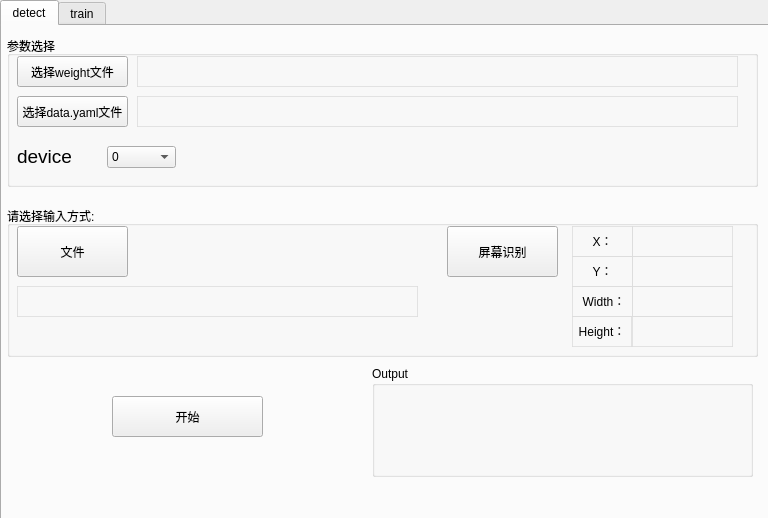
<?xml version="1.0" encoding="UTF-8"?>
<ui version="4.0">
 <class>MainWindow</class>
 <widget class="QMainWindow" name="MainWindow">
  <property name="geometry">
   <rect>
    <x>0</x>
    <y>0</y>
    <width>768</width>
    <height>518</height>
   </rect>
  </property>
  <property name="windowTitle">
   <string>MainWindow</string>
  </property>
  <property name="styleSheet">
   <string notr="true"/>
  </property>
  <widget class="QWidget" name="centralwidget">
   <widget class="QTabWidget" name="tabWidget">
    <property name="geometry">
     <rect>
      <x>0</x>
      <y>0</y>
      <width>771</width>
      <height>521</height>
     </rect>
    </property>
    <property name="currentIndex">
     <number>0</number>
    </property>
    <widget class="QWidget" name="tab">
     <attribute name="title">
      <string>detect</string>
     </attribute>
     <widget class="QGroupBox" name="groupBox_2">
      <property name="geometry">
       <rect>
        <x>5</x>
        <y>180</y>
        <width>751</width>
        <height>151</height>
       </rect>
      </property>
      <property name="title">
       <string>请选择输入方式:</string>
      </property>
      <widget class="QPushButton" name="pushButton">
       <property name="geometry">
        <rect>
         <x>10</x>
         <y>20</y>
         <width>111</width>
         <height>51</height>
        </rect>
       </property>
       <property name="text">
        <string>文件</string>
       </property>
       <property name="iconSize">
        <size>
         <width>16</width>
         <height>16</height>
        </size>
       </property>
      </widget>
      <widget class="QPushButton" name="pushButton_2">
       <property name="geometry">
        <rect>
         <x>440</x>
         <y>20</y>
         <width>111</width>
         <height>51</height>
        </rect>
       </property>
       <property name="text">
        <string>屏幕识别</string>
       </property>
      </widget>
      <widget class="QLabel" name="label_8">
       <property name="geometry">
        <rect>
         <x>565</x>
         <y>110</y>
         <width>60</width>
         <height>31</height>
        </rect>
       </property>
       <property name="styleSheet">
        <string notr="true">border:1px solid rgba(220, 220, 220, 0.8)</string>
       </property>
       <property name="text">
        <string>&lt;html&gt;&lt;head/&gt;&lt;body&gt;&lt;p&gt;Height：&lt;/p&gt;&lt;/body&gt;&lt;/html&gt;</string>
       </property>
       <property name="alignment">
        <set>Qt::AlignCenter</set>
       </property>
      </widget>
      <widget class="QLabel" name="label_6">
       <property name="geometry">
        <rect>
         <x>565</x>
         <y>50</y>
         <width>61</width>
         <height>31</height>
        </rect>
       </property>
       <property name="styleSheet">
        <string notr="true">border:1px solid rgba(220, 220, 220, 0.8)</string>
       </property>
       <property name="text">
        <string>&lt;html&gt;&lt;head/&gt;&lt;body&gt;&lt;p&gt;Y：&lt;/p&gt;&lt;/body&gt;&lt;/html&gt;</string>
       </property>
       <property name="alignment">
        <set>Qt::AlignCenter</set>
       </property>
      </widget>
      <widget class="QLabel" name="label_7">
       <property name="geometry">
        <rect>
         <x>565</x>
         <y>80</y>
         <width>61</width>
         <height>31</height>
        </rect>
       </property>
       <property name="styleSheet">
        <string notr="true">border:1px solid rgba(220, 220, 220, 0.8)</string>
       </property>
       <property name="text">
        <string>&lt;html&gt;&lt;head/&gt;&lt;body&gt;&lt;p align=&quot;center&quot;&gt;Width：&lt;/p&gt;&lt;/body&gt;&lt;/html&gt;</string>
       </property>
      </widget>
      <widget class="QLabel" name="label_5">
       <property name="geometry">
        <rect>
         <x>565</x>
         <y>20</y>
         <width>61</width>
         <height>31</height>
        </rect>
       </property>
       <property name="styleSheet">
        <string notr="true">border:1px solid rgba(220, 220, 220, 0.8)</string>
       </property>
       <property name="text">
        <string>&lt;html&gt;&lt;head/&gt;&lt;body&gt;&lt;p&gt;X：&lt;/p&gt;&lt;/body&gt;&lt;/html&gt;</string>
       </property>
       <property name="alignment">
        <set>Qt::AlignCenter</set>
       </property>
      </widget>
      <widget class="QLabel" name="lf">
       <property name="geometry">
        <rect>
         <x>10</x>
         <y>80</y>
         <width>401</width>
         <height>31</height>
        </rect>
       </property>
       <property name="styleSheet">
        <string notr="true">border:1px solid rgba(220, 220, 220, 0.8)</string>
       </property>
       <property name="text">
        <string>&lt;html&gt;&lt;head/&gt;&lt;body&gt;&lt;p&gt;&lt;br/&gt;&lt;/p&gt;&lt;/body&gt;&lt;/html&gt;</string>
       </property>
      </widget>
     </widget>
     <widget class="QLabel" name="ly">
      <property name="geometry">
       <rect>
        <x>630</x>
        <y>230</y>
        <width>101</width>
        <height>31</height>
       </rect>
      </property>
      <property name="styleSheet">
       <string notr="true">border:1px solid rgba(220, 220, 220, 0.8)</string>
      </property>
      <property name="text">
       <string>&lt;html&gt;&lt;head/&gt;&lt;body&gt;&lt;p&gt;&lt;br/&gt;&lt;/p&gt;&lt;/body&gt;&lt;/html&gt;</string>
      </property>
      <property name="alignment">
       <set>Qt::AlignCenter</set>
      </property>
     </widget>
     <widget class="QGroupBox" name="groupBox">
      <property name="geometry">
       <rect>
        <x>5</x>
        <y>10</y>
        <width>751</width>
        <height>151</height>
       </rect>
      </property>
      <property name="title">
       <string>参数选择</string>
      </property>
      <widget class="QLabel" name="ld">
       <property name="geometry">
        <rect>
         <x>130</x>
         <y>60</y>
         <width>601</width>
         <height>31</height>
        </rect>
       </property>
       <property name="styleSheet">
        <string notr="true">border:1px solid rgba(220, 220, 220, 0.8)</string>
       </property>
       <property name="text">
        <string>&lt;html&gt;&lt;head/&gt;&lt;body&gt;&lt;p&gt;&lt;br/&gt;&lt;/p&gt;&lt;/body&gt;&lt;/html&gt;</string>
       </property>
      </widget>
      <widget class="QPushButton" name="pushButton_4">
       <property name="geometry">
        <rect>
         <x>10</x>
         <y>60</y>
         <width>111</width>
         <height>31</height>
        </rect>
       </property>
       <property name="text">
        <string>选择data.yaml文件</string>
       </property>
       <property name="iconSize">
        <size>
         <width>16</width>
         <height>16</height>
        </size>
       </property>
      </widget>
      <widget class="QPushButton" name="pushButton_3">
       <property name="geometry">
        <rect>
         <x>10</x>
         <y>20</y>
         <width>111</width>
         <height>31</height>
        </rect>
       </property>
       <property name="styleSheet">
        <string notr="true"/>
       </property>
       <property name="text">
        <string>选择weight文件</string>
       </property>
       <property name="iconSize">
        <size>
         <width>16</width>
         <height>16</height>
        </size>
       </property>
      </widget>
      <widget class="QLabel" name="lwe">
       <property name="geometry">
        <rect>
         <x>130</x>
         <y>20</y>
         <width>601</width>
         <height>31</height>
        </rect>
       </property>
       <property name="styleSheet">
        <string notr="true">border:1px solid rgba(220, 220, 220, 0.8)</string>
       </property>
       <property name="text">
        <string>&lt;html&gt;&lt;head/&gt;&lt;body&gt;&lt;p&gt;&lt;br/&gt;&lt;/p&gt;&lt;/body&gt;&lt;/html&gt;</string>
       </property>
      </widget>
      <widget class="QComboBox" name="cd">
       <property name="geometry">
        <rect>
         <x>100</x>
         <y>110</y>
         <width>69</width>
         <height>22</height>
        </rect>
       </property>
       <property name="styleSheet">
        <string notr="true"/>
       </property>
       <item>
        <property name="text">
         <string>0</string>
        </property>
       </item>
       <item>
        <property name="text">
         <string>cpu</string>
        </property>
       </item>
      </widget>
      <widget class="QLabel" name="label_4">
       <property name="geometry">
        <rect>
         <x>10</x>
         <y>100</y>
         <width>81</width>
         <height>41</height>
        </rect>
       </property>
       <property name="text">
        <string>&lt;html&gt;&lt;head/&gt;&lt;body&gt;&lt;p&gt;&lt;span style=&quot; font-size:14pt;&quot;&gt;device&lt;/span&gt;&lt;/p&gt;&lt;/body&gt;&lt;/html&gt;</string>
       </property>
      </widget>
     </widget>
     <widget class="QLabel" name="lx">
      <property name="geometry">
       <rect>
        <x>630</x>
        <y>200</y>
        <width>101</width>
        <height>31</height>
       </rect>
      </property>
      <property name="styleSheet">
       <string notr="true">border:1px solid rgba(220, 220, 220, 0.8)</string>
      </property>
      <property name="text">
       <string>&lt;html&gt;&lt;head/&gt;&lt;body&gt;&lt;p&gt;&lt;br/&gt;&lt;/p&gt;&lt;/body&gt;&lt;/html&gt;</string>
      </property>
      <property name="alignment">
       <set>Qt::AlignCenter</set>
      </property>
     </widget>
     <widget class="QPushButton" name="pushButton_5">
      <property name="geometry">
       <rect>
        <x>110</x>
        <y>370</y>
        <width>151</width>
        <height>41</height>
       </rect>
      </property>
      <property name="text">
       <string>开始</string>
      </property>
      <property name="iconSize">
       <size>
        <width>16</width>
        <height>16</height>
       </size>
      </property>
     </widget>
     <widget class="QLabel" name="lh">
      <property name="geometry">
       <rect>
        <x>630</x>
        <y>290</y>
        <width>101</width>
        <height>31</height>
       </rect>
      </property>
      <property name="styleSheet">
       <string notr="true">border:1px solid rgba(220, 220, 220, 0.8)</string>
      </property>
      <property name="text">
       <string>&lt;html&gt;&lt;head/&gt;&lt;body&gt;&lt;p&gt;&lt;br/&gt;&lt;/p&gt;&lt;/body&gt;&lt;/html&gt;</string>
      </property>
      <property name="alignment">
       <set>Qt::AlignCenter</set>
      </property>
     </widget>
     <widget class="QLabel" name="lwi">
      <property name="geometry">
       <rect>
        <x>630</x>
        <y>260</y>
        <width>101</width>
        <height>31</height>
       </rect>
      </property>
      <property name="styleSheet">
       <string notr="true">border:1px solid rgba(220, 220, 220, 0.8)</string>
      </property>
      <property name="text">
       <string>&lt;html&gt;&lt;head/&gt;&lt;body&gt;&lt;p&gt;&lt;br/&gt;&lt;/p&gt;&lt;/body&gt;&lt;/html&gt;</string>
      </property>
      <property name="alignment">
       <set>Qt::AlignCenter</set>
      </property>
     </widget>
     <widget class="QGroupBox" name="groupBox_3">
      <property name="geometry">
       <rect>
        <x>370</x>
        <y>340</y>
        <width>381</width>
        <height>111</height>
       </rect>
      </property>
      <property name="title">
       <string>Output</string>
      </property>
      <widget class="QTextBrowser" name="textBrowser">
       <property name="geometry">
        <rect>
         <x>10</x>
         <y>20</y>
         <width>361</width>
         <height>81</height>
        </rect>
       </property>
       <property name="styleSheet">
        <string notr="true">background:rgba(0,0,0,0);
border:0px;</string>
       </property>
      </widget>
     </widget>
     <zorder>groupBox_3</zorder>
     <zorder>groupBox_2</zorder>
     <zorder>ly</zorder>
     <zorder>groupBox</zorder>
     <zorder>lx</zorder>
     <zorder>pushButton_5</zorder>
     <zorder>lh</zorder>
     <zorder>lwi</zorder>
    </widget>
    <widget class="QWidget" name="tab_2">
     <attribute name="title">
      <string>train</string>
     </attribute>
     <widget class="QGroupBox" name="groupBox_4">
      <property name="geometry">
       <rect>
        <x>0</x>
        <y>0</y>
        <width>761</width>
        <height>111</height>
       </rect>
      </property>
      <property name="title">
       <string>参数选择</string>
      </property>
      <widget class="QLabel" name="label_9">
       <property name="geometry">
        <rect>
         <x>10</x>
         <y>20</y>
         <width>111</width>
         <height>31</height>
        </rect>
       </property>
       <property name="text">
        <string>&lt;html&gt;&lt;head/&gt;&lt;body&gt;&lt;p&gt;&lt;span style=&quot; font-size:14pt;&quot;&gt;epochs：&lt;/span&gt;&lt;/p&gt;&lt;/body&gt;&lt;/html&gt;</string>
       </property>
       <property name="alignment">
        <set>Qt::AlignCenter</set>
       </property>
      </widget>
      <widget class="QLineEdit" name="lineEdit">
       <property name="geometry">
        <rect>
         <x>130</x>
         <y>20</y>
         <width>91</width>
         <height>31</height>
        </rect>
       </property>
       <property name="styleSheet">
        <string notr="true">background:rgba(0,0,0,0);
border:1px solid rgba(220, 220, 220, 0.8)</string>
       </property>
       <property name="text">
        <string>100</string>
       </property>
       <property name="alignment">
        <set>Qt::AlignCenter</set>
       </property>
      </widget>
      <widget class="QLabel" name="label_10">
       <property name="geometry">
        <rect>
         <x>10</x>
         <y>60</y>
         <width>121</width>
         <height>31</height>
        </rect>
       </property>
       <property name="text">
        <string>&lt;html&gt;&lt;head/&gt;&lt;body&gt;&lt;p&gt;&lt;span style=&quot; font-size:14pt;&quot;&gt;batch-size：&lt;/span&gt;&lt;/p&gt;&lt;/body&gt;&lt;/html&gt;</string>
       </property>
      </widget>
      <widget class="QLineEdit" name="lineEdit_2">
       <property name="geometry">
        <rect>
         <x>130</x>
         <y>60</y>
         <width>91</width>
         <height>31</height>
        </rect>
       </property>
       <property name="styleSheet">
        <string notr="true">background:rgba(0,0,0,0);
border:1px solid rgba(220, 220, 220, 0.8)</string>
       </property>
       <property name="text">
        <string>16</string>
       </property>
       <property name="alignment">
        <set>Qt::AlignCenter</set>
       </property>
      </widget>
      <widget class="QLabel" name="label_11">
       <property name="geometry">
        <rect>
         <x>260</x>
         <y>20</y>
         <width>121</width>
         <height>31</height>
        </rect>
       </property>
       <property name="text">
        <string>&lt;html&gt;&lt;head/&gt;&lt;body&gt;&lt;p&gt;&lt;span style=&quot; font-size:14pt;&quot;&gt;image-size：&lt;/span&gt;&lt;/p&gt;&lt;/body&gt;&lt;/html&gt;</string>
       </property>
      </widget>
      <widget class="QLineEdit" name="lineEdit_3">
       <property name="geometry">
        <rect>
         <x>380</x>
         <y>20</y>
         <width>91</width>
         <height>31</height>
        </rect>
       </property>
       <property name="styleSheet">
        <string notr="true">background:rgba(0,0,0,0);
border:1px solid rgba(220, 220, 220, 0.8)</string>
       </property>
       <property name="text">
        <string>640</string>
       </property>
       <property name="alignment">
        <set>Qt::AlignCenter</set>
       </property>
      </widget>
      <widget class="QComboBox" name="cd_3">
       <property name="geometry">
        <rect>
         <x>600</x>
         <y>30</y>
         <width>61</width>
         <height>21</height>
        </rect>
       </property>
       <property name="styleSheet">
        <string notr="true"/>
       </property>
       <item>
        <property name="text">
         <string>0</string>
        </property>
       </item>
       <item>
        <property name="text">
         <string>cpu</string>
        </property>
       </item>
      </widget>
      <widget class="QLabel" name="label_20">
       <property name="geometry">
        <rect>
         <x>510</x>
         <y>20</y>
         <width>81</width>
         <height>41</height>
        </rect>
       </property>
       <property name="text">
        <string>&lt;html&gt;&lt;head/&gt;&lt;body&gt;&lt;p&gt;&lt;span style=&quot; font-size:14pt;&quot;&gt;device&lt;/span&gt;&lt;/p&gt;&lt;/body&gt;&lt;/html&gt;</string>
       </property>
      </widget>
      <widget class="QLabel" name="label_12">
       <property name="geometry">
        <rect>
         <x>260</x>
         <y>60</y>
         <width>121</width>
         <height>31</height>
        </rect>
       </property>
       <property name="text">
        <string>&lt;html&gt;&lt;head/&gt;&lt;body&gt;&lt;p&gt;&lt;span style=&quot; font-size:14pt;&quot;&gt;workers：&lt;/span&gt;&lt;/p&gt;&lt;/body&gt;&lt;/html&gt;</string>
       </property>
       <property name="alignment">
        <set>Qt::AlignCenter</set>
       </property>
      </widget>
      <widget class="QLineEdit" name="lineEdit_4">
       <property name="geometry">
        <rect>
         <x>380</x>
         <y>60</y>
         <width>91</width>
         <height>31</height>
        </rect>
       </property>
       <property name="styleSheet">
        <string notr="true">background:rgba(0,0,0,0);
border:1px solid rgba(220, 220, 220, 0.8)</string>
       </property>
       <property name="text">
        <string>0</string>
       </property>
       <property name="alignment">
        <set>Qt::AlignCenter</set>
       </property>
      </widget>
     </widget>
     <widget class="QPushButton" name="pushButton_6">
      <property name="geometry">
       <rect>
        <x>310</x>
        <y>360</y>
        <width>151</width>
        <height>41</height>
       </rect>
      </property>
      <property name="text">
       <string>开始</string>
      </property>
      <property name="iconSize">
       <size>
        <width>16</width>
        <height>16</height>
       </size>
      </property>
     </widget>
     <widget class="QGroupBox" name="groupBox_5">
      <property name="geometry">
       <rect>
        <x>0</x>
        <y>120</y>
        <width>761</width>
        <height>161</height>
       </rect>
      </property>
      <property name="title">
       <string>文件选择</string>
      </property>
      <widget class="QLabel" name="ld_8">
       <property name="geometry">
        <rect>
         <x>150</x>
         <y>30</y>
         <width>591</width>
         <height>31</height>
        </rect>
       </property>
       <property name="styleSheet">
        <string notr="true">border:1px solid rgba(220, 220, 220, 0.8)</string>
       </property>
       <property name="text">
        <string>&lt;html&gt;&lt;head/&gt;&lt;body&gt;&lt;p&gt;&lt;br/&gt;&lt;/p&gt;&lt;/body&gt;&lt;/html&gt;</string>
       </property>
      </widget>
      <widget class="QPushButton" name="pushButton_16">
       <property name="geometry">
        <rect>
         <x>10</x>
         <y>30</y>
         <width>131</width>
         <height>31</height>
        </rect>
       </property>
       <property name="text">
        <string>选择data.yaml文件</string>
       </property>
       <property name="iconSize">
        <size>
         <width>16</width>
         <height>16</height>
        </size>
       </property>
      </widget>
      <widget class="QPushButton" name="pushButton_15">
       <property name="geometry">
        <rect>
         <x>10</x>
         <y>70</y>
         <width>131</width>
         <height>31</height>
        </rect>
       </property>
       <property name="text">
        <string>选择cfg.yaml文件</string>
       </property>
       <property name="iconSize">
        <size>
         <width>16</width>
         <height>16</height>
        </size>
       </property>
      </widget>
      <widget class="QLabel" name="ld_6">
       <property name="geometry">
        <rect>
         <x>150</x>
         <y>110</y>
         <width>591</width>
         <height>31</height>
        </rect>
       </property>
       <property name="styleSheet">
        <string notr="true">border:1px solid rgba(220, 220, 220, 0.8)</string>
       </property>
       <property name="text">
        <string>&lt;html&gt;&lt;head/&gt;&lt;body&gt;&lt;p&gt;&lt;br/&gt;&lt;/p&gt;&lt;/body&gt;&lt;/html&gt;</string>
       </property>
      </widget>
      <widget class="QPushButton" name="pushButton_14">
       <property name="geometry">
        <rect>
         <x>10</x>
         <y>110</y>
         <width>131</width>
         <height>31</height>
        </rect>
       </property>
       <property name="text">
        <string>选择weight文件</string>
       </property>
       <property name="iconSize">
        <size>
         <width>16</width>
         <height>16</height>
        </size>
       </property>
      </widget>
      <widget class="QLabel" name="ld_7">
       <property name="geometry">
        <rect>
         <x>150</x>
         <y>70</y>
         <width>591</width>
         <height>31</height>
        </rect>
       </property>
       <property name="styleSheet">
        <string notr="true">border:1px solid rgba(220, 220, 220, 0.8)</string>
       </property>
       <property name="text">
        <string>&lt;html&gt;&lt;head/&gt;&lt;body&gt;&lt;p&gt;&lt;br/&gt;&lt;/p&gt;&lt;/body&gt;&lt;/html&gt;</string>
       </property>
      </widget>
     </widget>
    </widget>
   </widget>
  </widget>
 </widget>
 <resources/>
 <connections/>
</ui>
